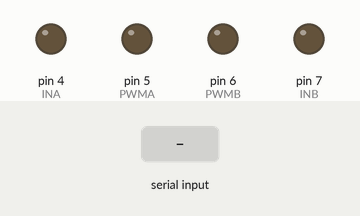
Recording of a sketch running on a simulated Arduino Uno, built with avr-gcc and run on an emulated ATmega328P. Shown: output pins drawn as LEDs (lit = HIGH). Inputs (shaded band) come from the test bench.

Above: at 1.2 s.
1.3 s: "w" received over Serial
At 1.8 s:
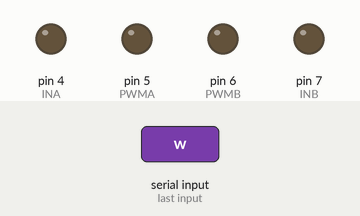
2.8 s: "s" received over Serial
At 4.0 s:
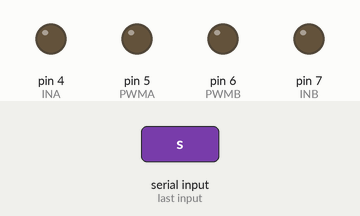
4.3 s: "q" received over Serial
At 5.3 s:
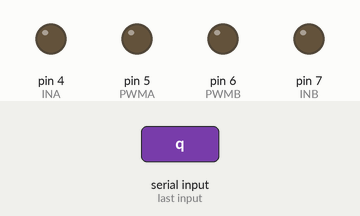
5.8 s: "e" received over Serial
At 6.5 s:
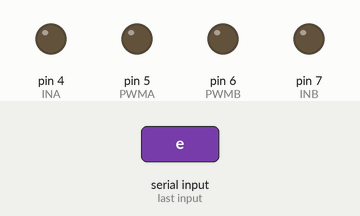
7.3 s: "a" received over Serial
At 7.6 s:
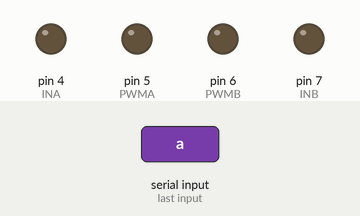
8.8 s: "d" received over Serial
At 9.9 s:
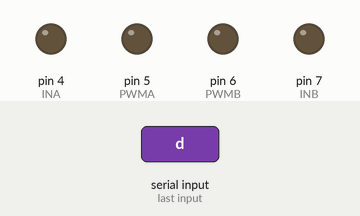
Timing chart, 0 to 11.3 s (numbered marks = the images above; inputs shaded):
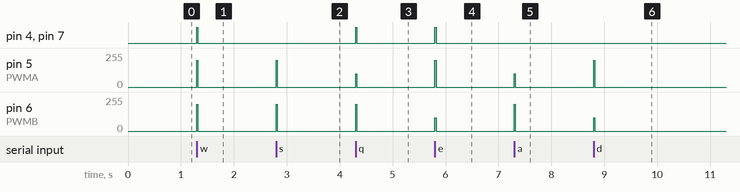

Measured:
- after the input at 1.3 s, pin 4 (INA), pin 7 (INB): LOW → HIGH at once, → LOW 0.02 s later; pin 5 (PWMA), pin 6 (PWMB): 0/255 → 200/255 at once, → 0/255 0.02 s later
- after the input at 2.8 s, pin 5 (PWMA), pin 6 (PWMB): 0/255 → 200/255 at once, → 0/255 0.02 s later
- after the input at 4.3 s, pin 4 (INA), pin 7 (INB): LOW → HIGH at once, → LOW 0.02 s later; pin 5 (PWMA): 0/255 → 100/255 at once, → 0/255 0.02 s later; pin 6 (PWMB): 0/255 → 200/255 at once, → 0/255 0.02 s later
- after the input at 5.8 s, pin 4 (INA), pin 7 (INB): LOW → HIGH at once, → LOW 0.02 s later; pin 5 (PWMA): 0/255 → 200/255 at once, → 0/255 0.02 s later; pin 6 (PWMB): 0/255 → 100/255 at once, → 0/255 0.02 s later
- after the input at 7.3 s, pin 5 (PWMA): 0/255 → 100/255 at once, → 0/255 0.02 s later; pin 6 (PWMB): 0/255 → 200/255 at once, → 0/255 0.02 s later
- after the input at 8.8 s, pin 5 (PWMA): 0/255 → 200/255 at once, → 0/255 0.02 s later; pin 6 (PWMB): 0/255 → 100/255 at once, → 0/255 0.02 s later

The sketch:

wuxian.ino
```cpp
char val;
int INA = 4; //电机A正反转控制端
int PWMA = 5; //电机A调速端
int INB = 7; //电机B正反转控制端
int PWMB = 6; //电机B调速端
void setup()
{
  pinMode(INA,OUTPUT);
  pinMode(INB,OUTPUT);   //配置电机输出IO口为输出
  Serial.begin(9600);//打开串口并初始化设置波特率

}

void loop()
{
  val = Serial.read();

  if (-1 != val) {
    switch(val)
    {
      case 'c':Serial.println("testOk");break;//pc端发送字符c，若返回testOk，说明连接正常
      case 'w':motosp(200,200);break; //按下w键，小车直行
      case 's':motosp(-200,-200);break; //按下s键，小车后退
      case 'q':motosp(100,200);break; //按下q键，向前左转
      case 'e':motosp(200,100);break; //按下e键，向前右转
      case 'a':motosp(-100,-200);break; //按下a键，向后左转
      case 'd':motosp(-200,-100);break; //按下d键，向后右转
     }
   delay(20);
  }
  else motosp(0,0);//未接收到数据时，小车停止

}
void motosp(int sp1,int sp2)//电机速度控制函数。括号内分别为左右电机速度值，
{
  if(sp1>0)                 //范围-255～+255，正值为正转，负值为反转。
  {
   digitalWrite(INA, HIGH);
  }
  else
  {
   digitalWrite(INA, LOW);
  }
  if(sp2>0)
  {
   digitalWrite(INB, HIGH);
  }
  else
  {
   digitalWrite(INB, LOW);
  }
  analogWrite(PWMA,abs (sp1));
  analogWrite(PWMB,abs (sp2));
}
```
